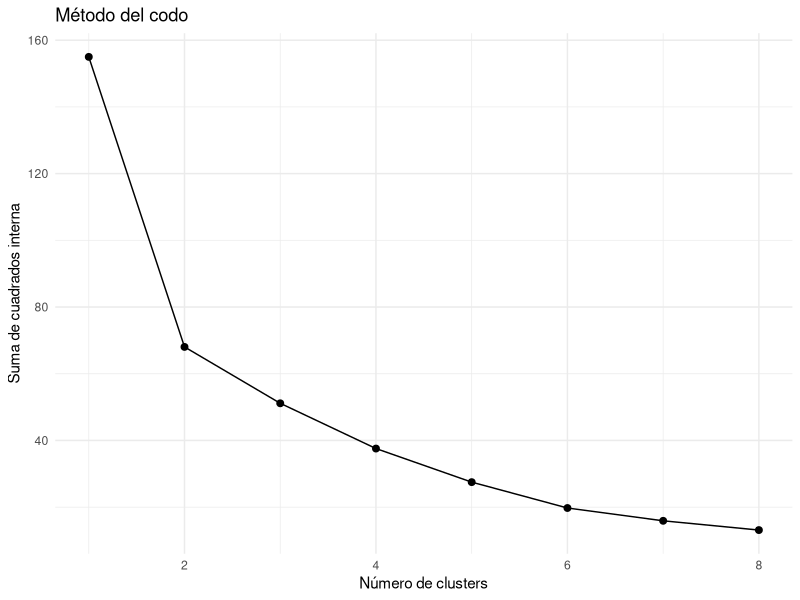
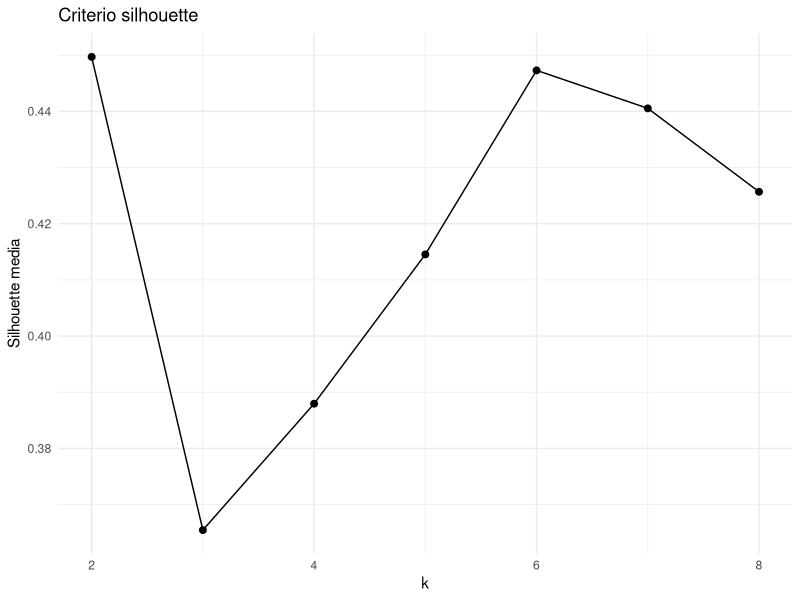
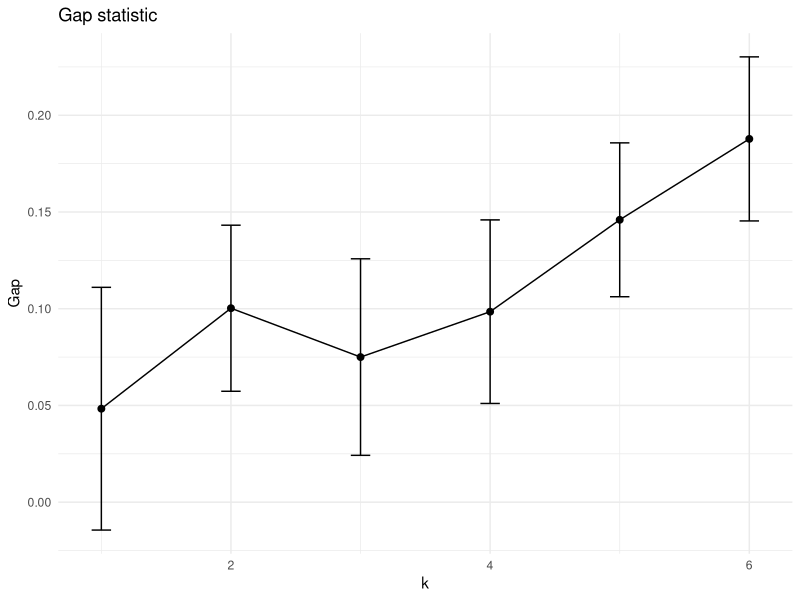
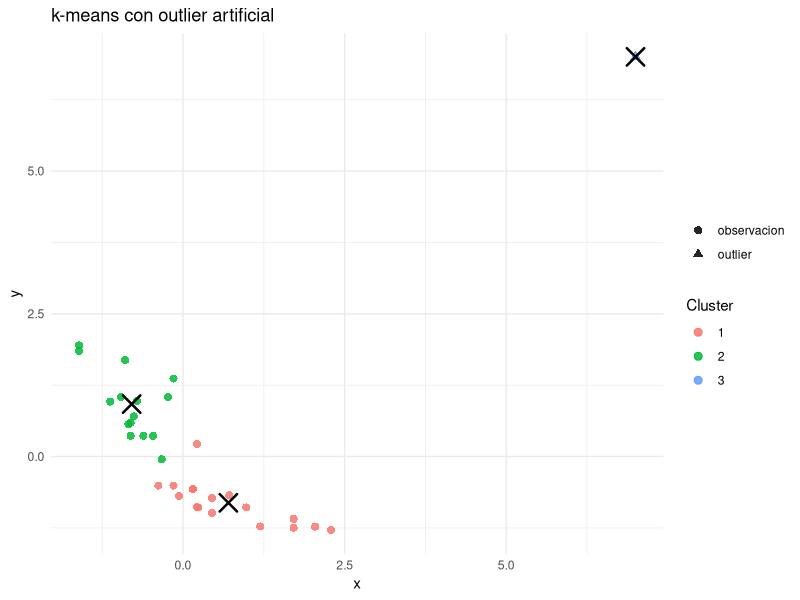
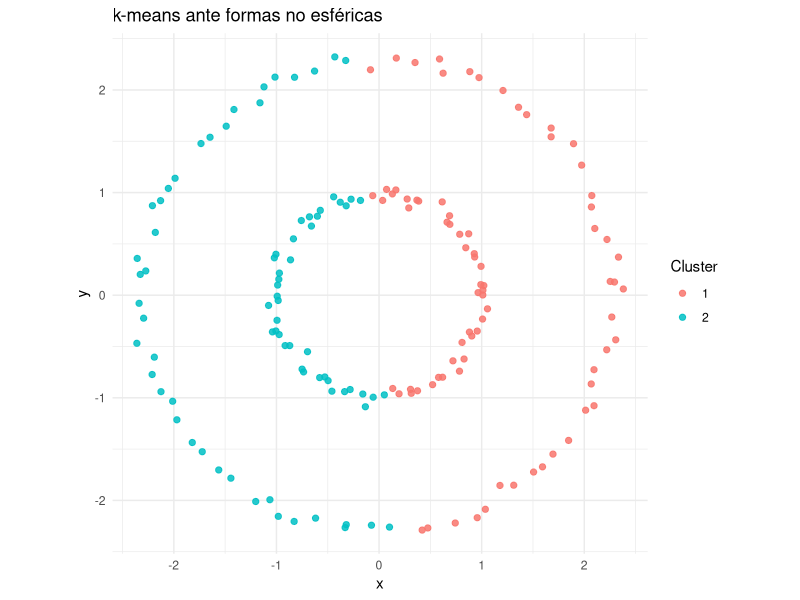
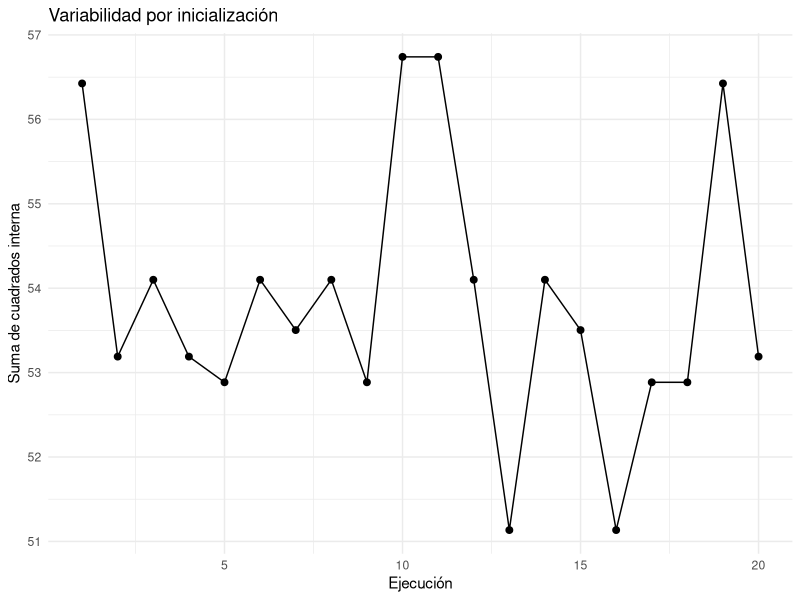

The R source for these figures, in order:
## ---- chunk 1
#| label: setup
#| message: false
library(tidyverse)
library(knitr)
## ---- chunk 2
set.seed(123)
vars_mtcars <- mtcars[, c("mpg", "disp", "hp", "wt", "qsec")]
X <- scale(vars_mtcars)
km3 <- kmeans(X, centers = 3, nstart = 25)
kable(table(km3$cluster), col.names = c("Cluster", "Frecuencia"))
tibble(tot_withinss = km3$tot.withinss) |>
  kable()
## ---- chunk 3
set.seed(42)
X2 <- scale(mtcars[, c("mpg", "wt")])
centros <- X2[sample(seq_len(nrow(X2)), 3), ]

dist_a_centros <- sapply(seq_len(3), function(g) rowSums((X2 - matrix(centros[g, ], nrow(X2), 2, byrow = TRUE))^2))
asignacion <- max.col(-dist_a_centros)
centros_nuevos <- do.call(rbind, lapply(1:3, function(g) colMeans(X2[asignacion == g, , drop = FALSE])))

round(centros, 2)
kable(round(centros, 2), caption = "Centros iniciales")
kable(round(centros_nuevos, 2), caption = "Centros tras una actualización")
## ---- chunk 4
X_demo <- scale(mtcars[, c("mpg", "wt")])
K <- 3
set.seed(1)
centros <- X_demo[sample(seq_len(nrow(X_demo)), K), , drop = FALSE]
historial <- list()

for (iter in 1:8) {
  distancias <- sapply(seq_len(K), function(g) {
    rowSums((X_demo - matrix(centros[g, ], nrow(X_demo), 2, byrow = TRUE))^2)
  })
  cl <- max.col(-distancias)
  historial[[iter]] <- list(iter = iter, puntos = X_demo, centros = centros, cluster = cl)
  nuevos <- do.call(rbind, lapply(seq_len(K), function(g) colMeans(X_demo[cl == g, , drop = FALSE])))
  if (max(abs(nuevos - centros)) < 1e-8) {
    centros <- nuevos
    break
  }
  centros <- nuevos
}

xlim <- range(X_demo[, 1], centros[, 1])
ylim <- range(X_demo[, 2], centros[, 2])
esc <- function(z, lim, a, b) a + (z - lim[1]) / diff(lim) * (b - a)

slides <- vapply(historial, function(h) {
  pts <- paste(sprintf(
    "{x:%.2f,y:%.2f,c:%d}",
    esc(h$puntos[, 1], xlim, 30, 470),
    esc(h$puntos[, 2], ylim, 270, 30),
    h$cluster
  ), collapse = ",")
  ctr <- paste(sprintf(
    "{x:%.2f,y:%.2f,c:%d}",
    esc(h$centros[, 1], xlim, 30, 470),
    esc(h$centros[, 2], ylim, 270, 30),
    seq_len(K)
  ), collapse = ",")
  sprintf("{label:'Iteracion %d', points:[%s], centers:[%s]}", h$iter, pts, ctr)
}, character(1))

cat(sprintf("
<div id='km-demo' style='max-width:620px;margin:1rem auto;'>
  <label for='km-slider'><strong>Iteracion:</strong> <span id='km-label'>1</span></label>
  <input id='km-slider' type='range' min='1' max='%d' value='1' step='1' style='width:100%%;'>
  <svg id='km-svg' viewBox='0 0 500 300' style='width:100%%;border:1px solid #ddd;background:#fff;'></svg>
</div>
<script>
(function() {
  const slides = [%s];
  const colors = ['#1b9e77', '#d95f02', '#7570b3', '#e7298a'];
  const svg = document.getElementById('km-svg');
  const slider = document.getElementById('km-slider');
  const label = document.getElementById('km-label');
  function render(i) {
    const s = slides[i];
    label.textContent = s.label;
    let html = '<line x1=\"30\" y1=\"270\" x2=\"470\" y2=\"270\" stroke=\"#aaa\" />' +
               '<line x1=\"30\" y1=\"30\" x2=\"30\" y2=\"270\" stroke=\"#aaa\" />';
    s.points.forEach(p => {
      html += `<circle cx=\"${p.x}\" cy=\"${p.y}\" r=\"4\" fill=\"${colors[p.c - 1]}\" opacity=\"0.75\"></circle>`;
    });
    s.centers.forEach(p => {
      html += `<path d=\"M ${p.x-8} ${p.y} L ${p.x+8} ${p.y} M ${p.x} ${p.y-8} L ${p.x} ${p.y+8}\" stroke=\"${colors[p.c - 1]}\" stroke-width=\"4\"></path>`;
      html += `<circle cx=\"${p.x}\" cy=\"${p.y}\" r=\"9\" fill=\"none\" stroke=\"black\" stroke-width=\"1.5\"></circle>`;
    });
    svg.innerHTML = html;
  }
  slider.addEventListener('input', function() { render(Number(this.value) - 1); });
  render(0);
})();
</script>
", length(historial), paste(slides, collapse = ",")))
## ---- chunk 5
kable(table(cluster = km3$cluster, transmision = factor(mtcars$am, labels = c("automatico", "manual"))))
kable(table(cluster = km3$cluster, cilindros = mtcars$cyl))
## ---- chunk 6
set.seed(123)
wss <- sapply(1:8, function(k) kmeans(X, centers = k, nstart = 25)$tot.withinss)
tibble(k = 1:8, wss = wss) |>
  ggplot(aes(k, wss)) +
  geom_line() +
  geom_point(size = 2) +
  labs(title = "Método del codo", x = "Número de clusters", y = "Suma de cuadrados interna") +
  theme_minimal()
## ---- chunk 7
sil_media <- sapply(2:8, function(k) {
  cl <- kmeans(X, centers = k, nstart = 25)$cluster
  mean(cluster::silhouette(cl, dist(X))[, 3])
})
tibble(k = 2:8, silhouette_media = sil_media) |>
  ggplot(aes(k, silhouette_media)) +
  geom_line() +
  geom_point(size = 2) +
  labs(title = "Criterio silhouette", x = "k", y = "Silhouette media") +
  theme_minimal()
## ---- chunk 8
set.seed(123)
gap <- cluster::clusGap(X, FUN = kmeans, K.max = 6, B = 20, nstart = 10)
as_tibble(gap$Tab, rownames = "k") |>
  mutate(k = as.integer(k)) |>
  ggplot(aes(k, gap)) +
  geom_line() +
  geom_point(size = 2) +
  geom_errorbar(aes(ymin = gap - SE.sim, ymax = gap + SE.sim), width = 0.15) +
  labs(title = "Gap statistic", x = "k", y = "Gap") +
  theme_minimal()
## ---- chunk 9
set.seed(123)
km_sin_escalar <- kmeans(vars_mtcars, centers = 3, nstart = 25)
kable(table(escalado = km3$cluster, sin_escalar = km_sin_escalar$cluster))
## ---- chunk 10
set.seed(123)
X_out <- rbind(X[, 1:2], outlier = c(7, 7))
km_out <- kmeans(X_out, centers = 3, nstart = 25)
as_tibble(X_out, .name_repair = "minimal") |>
  set_names(c("x", "y")) |>
  mutate(cluster = factor(km_out$cluster), tipo = if_else(row_number() == n(), "outlier", "observacion")) |>
  ggplot(aes(x, y, color = cluster, shape = tipo)) +
  geom_point(size = 2.4, alpha = 0.85) +
  geom_point(
    data = as_tibble(km_out$centers, .name_repair = "minimal") |> set_names(c("x", "y")),
    aes(x, y),
    inherit.aes = FALSE,
    shape = 4,
    size = 5,
    stroke = 1.3
  ) +
  labs(title = "k-means con outlier artificial", color = "Cluster", shape = "") +
  theme_minimal()
## ---- chunk 11
set.seed(99)
t <- seq(0, 2 * pi, length.out = 80)
anillo1 <- cbind(cos(t), sin(t)) + matrix(rnorm(160, sd = 0.05), ncol = 2)
anillo2 <- 2.3 * cbind(cos(t), sin(t)) + matrix(rnorm(160, sd = 0.05), ncol = 2)
anillos <- rbind(anillo1, anillo2)
km_anillos <- kmeans(anillos, centers = 2, nstart = 25)
tibble(x = anillos[, 1], y = anillos[, 2], cluster = factor(km_anillos$cluster)) |>
  ggplot(aes(x, y, color = cluster)) +
  geom_point(size = 1.8, alpha = 0.85) +
  coord_equal() +
  labs(title = "k-means ante formas no esféricas", color = "Cluster") +
  theme_minimal()
## ---- chunk 12
pam3 <- cluster::pam(X, k = 3)
kable(table(pam = pam3$clustering, transmision = factor(mtcars$am, labels = c("automatico", "manual"))))
kable(as.data.frame(pam3$medoids), caption = "Medoides")
## ---- chunk 13
mtcars_mixed <- mtcars
mtcars_mixed$cyl <- factor(mtcars_mixed$cyl)
mtcars_mixed$vs <- factor(mtcars_mixed$vs, labels = c("V", "Straight"))
mtcars_mixed$am <- factor(mtcars_mixed$am, labels = c("automatico", "manual"))
mtcars_mixed$gear <- factor(mtcars_mixed$gear)
mtcars_mixed$carb <- factor(mtcars_mixed$carb)

d_gower <- cluster::daisy(mtcars_mixed, metric = "gower")
pam_cars <- cluster::pam(d_gower, k = 3, diss = TRUE)
kable(table(pam_cars$clustering), col.names = c("Cluster", "Frecuencia"))
tibble(medoide = rownames(mtcars_mixed)[pam_cars$id.med]) |>
  kable()
## ---- chunk 14
aggregate(vars_mtcars, by = list(cluster = km3$cluster), mean) |>
  kable(digits = 2)
## ---- chunk 15
data.frame(
  cluster = seq_along(km3$size),
  tamano = km3$size,
  withinss = round(km3$withinss, 2)
) |>
  kable()
## ---- chunk 16
set.seed(1)
totales <- replicate(20, kmeans(X, centers = 3, nstart = 1)$tot.withinss)
tibble(
  minimo = min(totales),
  mediana = median(totales),
  media = mean(totales),
  maximo = max(totales)
) |>
  kable(digits = 2)
tibble(ejecucion = seq_along(totales), tot_withinss = totales) |>
  ggplot(aes(ejecucion, tot_withinss)) +
  geom_line() +
  geom_point(size = 2) +
  labs(title = "Variabilidad por inicialización", x = "Ejecución", y = "Suma de cuadrados interna") +
  theme_minimal()
